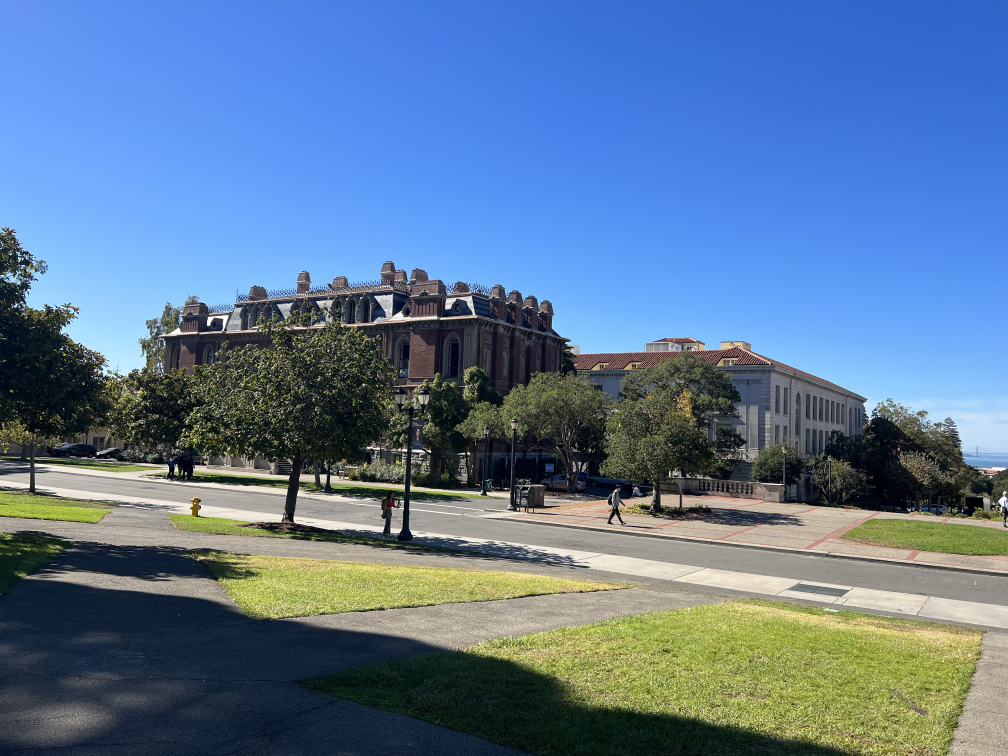
#> input picture 180/proj4/imgs/berkeley_left.jpg, 4032 x 3024 px (shown at 1/4 size)
$ jupyter execute --allow-errors main.ipynb
#> lines starting #> are read from the running program, lines starting #| are printed output that depends on the picture
[cell 1]
import numpy as np
import cv2
import skimage.io as skio
import json
import scipy.interpolate as ssi
import matplotlib.pyplot as plt
import imageio
import skimage as ski

import skimage.transform
import scipy.signal as ssg

[cell 2]
def stack_ones(pts):
    return np.concatenate([pts, np.ones((pts.shape[0], 1))], axis=1)

def stack_zeros(pts):
    return np.concatenate([pts, np.zeros((pts.shape[0], 1))], axis=1)

[cell 3]
# [16 lines left out: function warpImage, not called in this run]

[cell 4]
# [20 lines left out: function computeH, not called in this run]

[cell 5]
# [10 lines left out: function getWarpedImBounds, not called in this run]

[cell 6]
# [6 lines left out: function visualize_points, not called in this run]

[cell 7]
format_type = "berkeley"
left = skio.imread(f"imgs/{format_type}_left.jpg")
#> left is the input picture: shape (3024, 4032, 3); mean R, G, B 92.8, 120.3, 151.4
center = skio.imread(f"imgs/{format_type}_center.jpg")
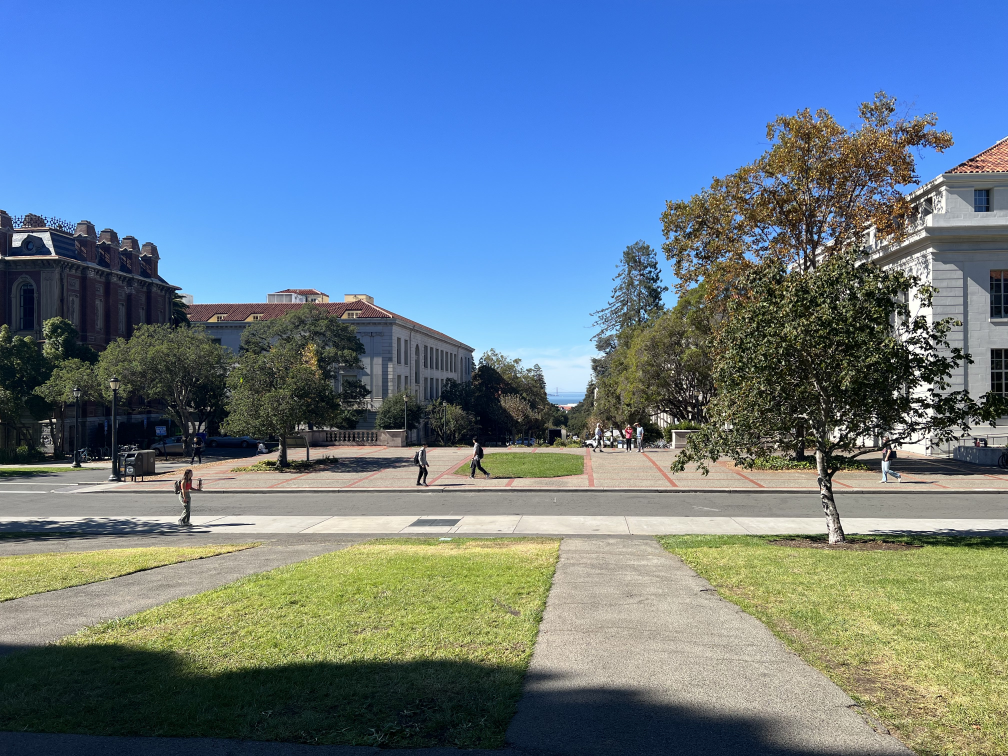
#> input picture 180/proj4/imgs/berkeley_center.jpg, 4032 x 3024 px (shown at 1/4 size)
#> center is the input picture: shape (3024, 4032, 3); mean R, G, B 101.9, 123.7, 142.6
right = skio.imread(f"imgs/{format_type}_right.jpg")
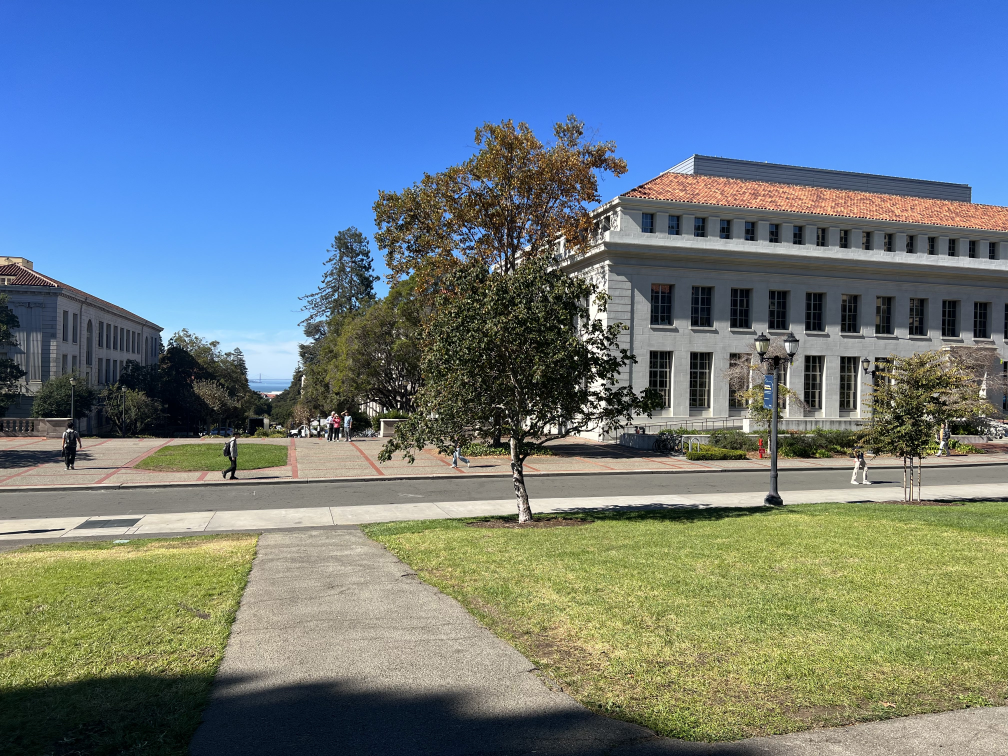
#> input picture 180/proj4/imgs/berkeley_right.jpg, 4032 x 3024 px (shown at 1/4 size)
#> right is the input picture: shape (3024, 4032, 3); mean R, G, B 105.6, 122.8, 134.5

[cell 8]
corrs = {} # Correspondences

#> (a cell that did not finish here is left out)

#> (a cell that did not finish here is left out)

[cell 11]
scale = 1/8 # .5
left = ski.transform.rescale(left, scale, channel_axis=2)
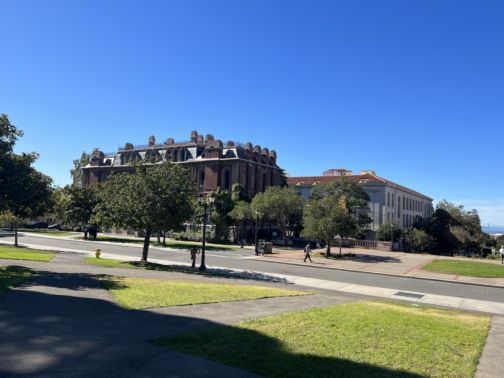
#> left: shape (378, 504, 3) float64; mean R, G, B 0.364, 0.472, 0.594
center = ski.transform.rescale(center, scale, channel_axis=2)
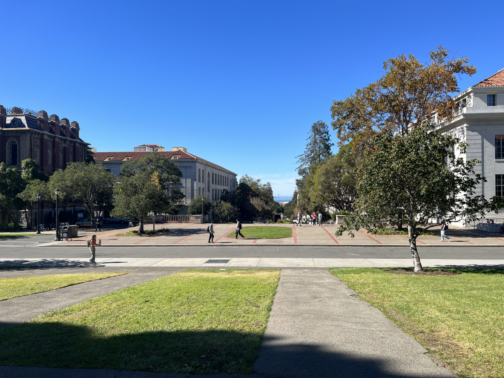
#> center: shape (378, 504, 3) float64; mean R, G, B 0.399, 0.485, 0.559
right = ski.transform.rescale(right, scale, channel_axis=2)
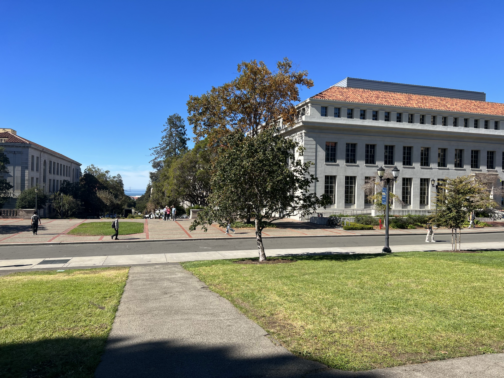
#> right: shape (378, 504, 3) float64; mean R, G, B 0.414, 0.482, 0.527
#> (the rest of this cell did not finish here and is left out)

[cell 12]
plt.imshow(left)

[cell 13]
topgrad = np.tile(np.linspace(0, 1, left.shape[0]//2)[:, np.newaxis], left.shape[1])
bottomgrad = np.tile(np.linspace(1, 0, left.shape[0]//2)[:, np.newaxis], left.shape[1])
leftgrad = np.tile(np.linspace(0, 1, left.shape[1]//2)[:, np.newaxis], left.shape[0])
rightgrad = np.tile(np.linspace(1, 0, left.shape[1]//2)[:, np.newaxis], left.shape[0])

vertgrad = np.concatenate([topgrad, bottomgrad])
horzgrad = np.concatenate([leftgrad, rightgrad]).T
grad = horzgrad*vertgrad

[cell 14]
left = np.concatenate([left, grad[..., np.newaxis]], axis=-1)
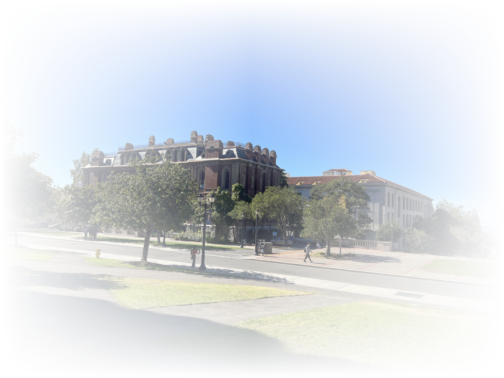
#> left: shape (378, 504, 4) float64; mean R, G, B, A 0.364, 0.472, 0.594, 0.25; transparent parts drawn white
right = np.concatenate([right, grad[..., np.newaxis]], axis=-1)
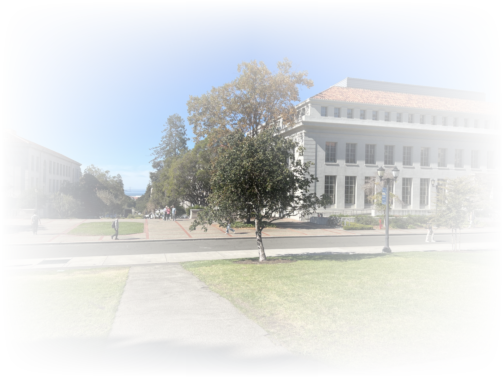
#> right: shape (378, 504, 4) float64; mean R, G, B, A 0.414, 0.482, 0.527, 0.25; transparent parts drawn white
center = np.concatenate([center, 2*grad[..., np.newaxis]], axis=-1)
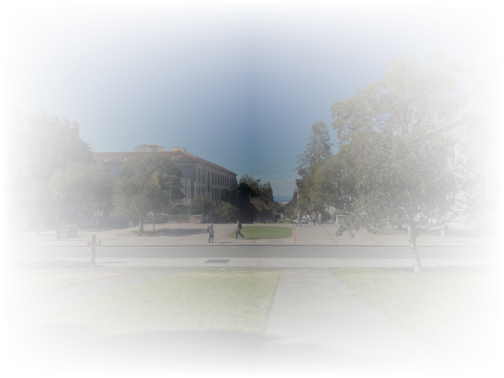
#> center: shape (378, 504, 4) float64; mean R, G, B, A 0.399, 0.485, 0.559, 0.5; transparent parts drawn white

#> (a cell that did not finish here is left out)

#> (a cell that did not finish here is left out)

[cell 17]
left.shape
#> Out = (378, 504, 4)

#> (a cell that did not finish here is left out)

#> (a cell that did not finish here is left out)

[cell 20]
plt.imshow(center)
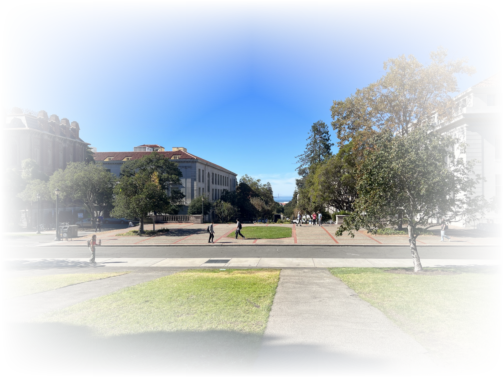
#> shown: shape (378, 504, 4) float64; mean R, G, B, A 0.399, 0.485, 0.559, 0.451; transparent parts drawn white
